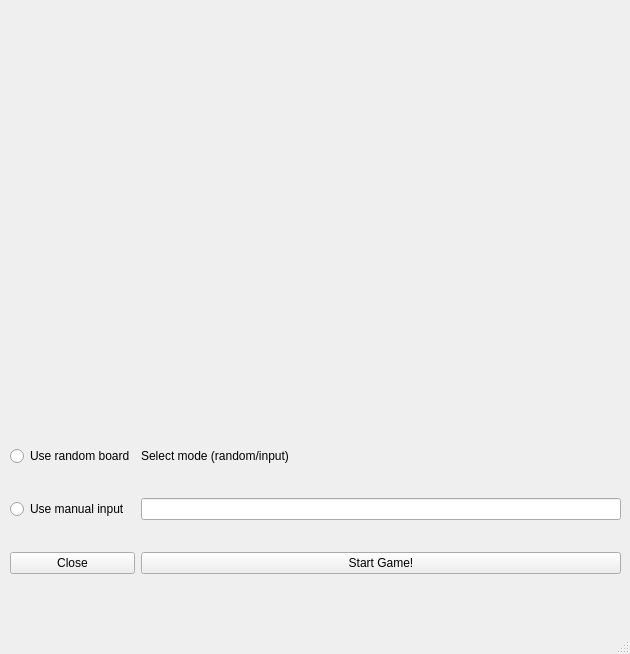
<?xml version="1.0" encoding="UTF-8"?>
<ui version="4.0">
 <class>MainWindow</class>
 <widget class="QMainWindow" name="MainWindow">
  <property name="geometry">
   <rect>
    <x>0</x>
    <y>0</y>
    <width>630</width>
    <height>654</height>
   </rect>
  </property>
  <property name="windowTitle">
   <string>MainWindow</string>
  </property>
  <widget class="QWidget" name="centralwidget">
   <widget class="QWidget" name="gridLayoutWidget">
    <property name="geometry">
     <rect>
      <x>10</x>
      <y>420</y>
      <width>611</width>
      <height>181</height>
     </rect>
    </property>
    <layout class="QGridLayout" name="gridLayout">
     <item row="1" column="0">
      <widget class="QRadioButton" name="manualButton">
       <property name="text">
        <string>Use manual input</string>
       </property>
      </widget>
     </item>
     <item row="1" column="1">
      <widget class="QLineEdit" name="seedInputLineEdit"/>
     </item>
     <item row="2" column="0">
      <widget class="QPushButton" name="closeButton">
       <property name="text">
        <string>Close</string>
       </property>
      </widget>
     </item>
     <item row="0" column="0">
      <widget class="QRadioButton" name="randomButton">
       <property name="text">
        <string>Use random board</string>
       </property>
      </widget>
     </item>
     <item row="2" column="1">
      <widget class="QPushButton" name="startButton">
       <property name="text">
        <string>Start Game!</string>
       </property>
      </widget>
     </item>
     <item row="0" column="1">
      <widget class="QLabel" name="enterLabel">
       <property name="text">
        <string>Select mode (random/input)</string>
       </property>
      </widget>
     </item>
    </layout>
   </widget>
   <widget class="QLabel" name="label">
    <property name="geometry">
     <rect>
      <x>10</x>
      <y>0</y>
      <width>601</width>
      <height>411</height>
     </rect>
    </property>
    <property name="text">
     <string/>
    </property>
    <property name="pixmap">
     <pixmap resource="mainwindow.qrc">:/image/Resources/logo-image.png</pixmap>
    </property>
    <property name="scaledContents">
     <bool>true</bool>
    </property>
   </widget>
  </widget>
  <widget class="QMenuBar" name="menubar">
   <property name="geometry">
    <rect>
     <x>0</x>
     <y>0</y>
     <width>630</width>
     <height>25</height>
    </rect>
   </property>
  </widget>
  <widget class="QStatusBar" name="statusbar"/>
 </widget>
 <resources>
  <include location="mainwindow.qrc"/>
 </resources>
 <connections>
  <connection>
   <sender>closeButton</sender>
   <signal>clicked()</signal>
   <receiver>MainWindow</receiver>
   <slot>close()</slot>
   <hints>
    <hint type="sourcelabel">
     <x>55</x>
     <y>559</y>
    </hint>
    <hint type="destinationlabel">
     <x>126</x>
     <y>534</y>
    </hint>
   </hints>
  </connection>
 </connections>
</ui>
